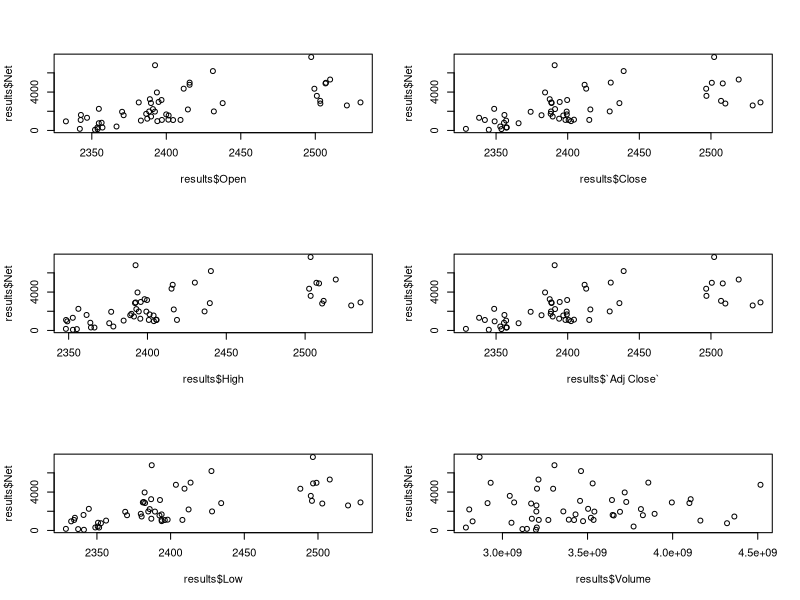
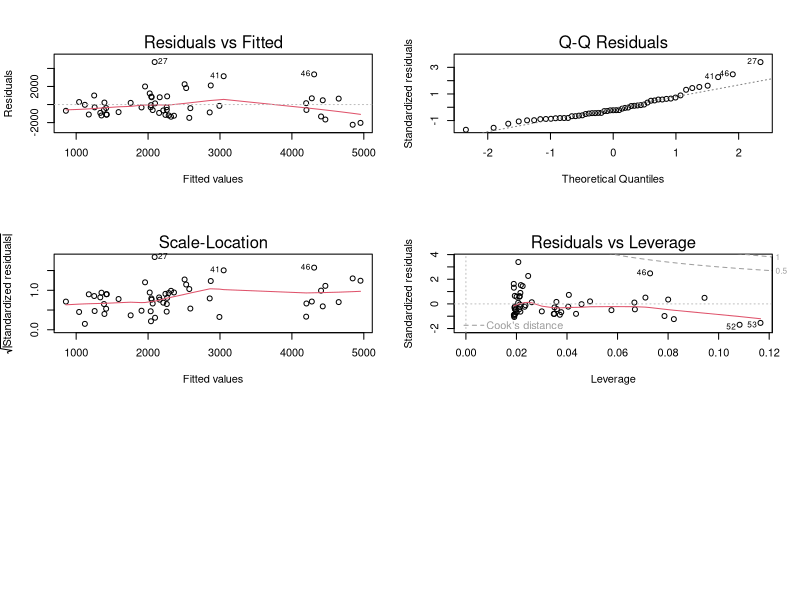
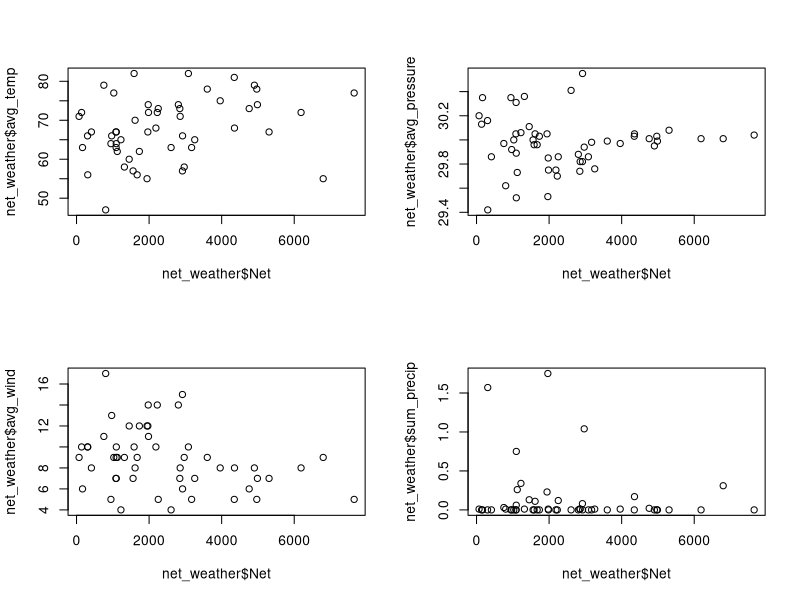
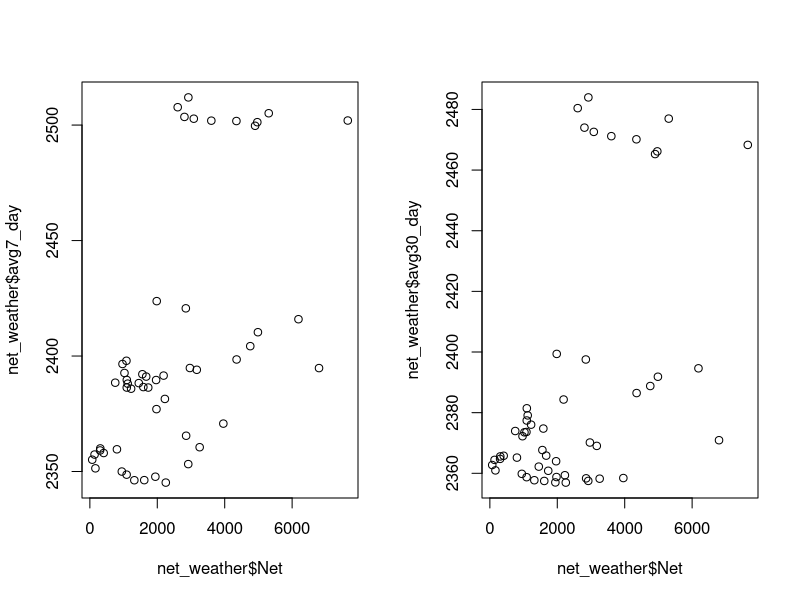
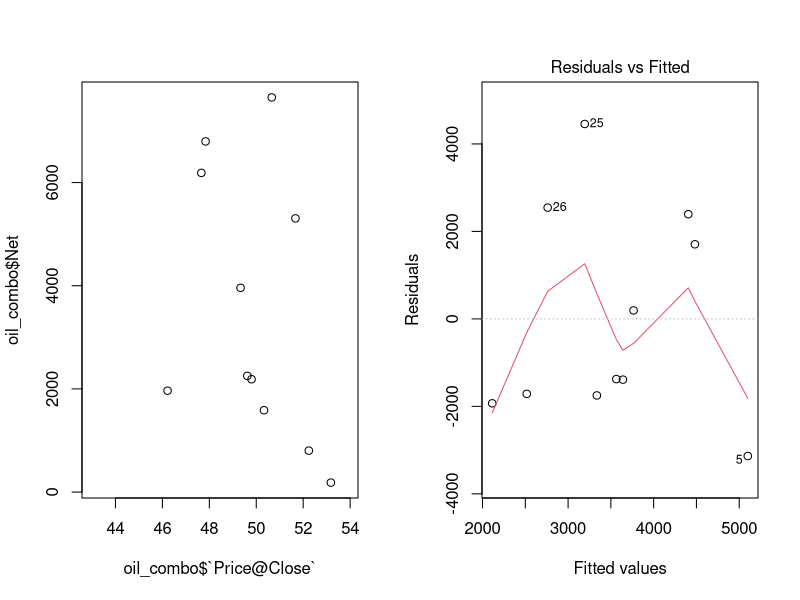
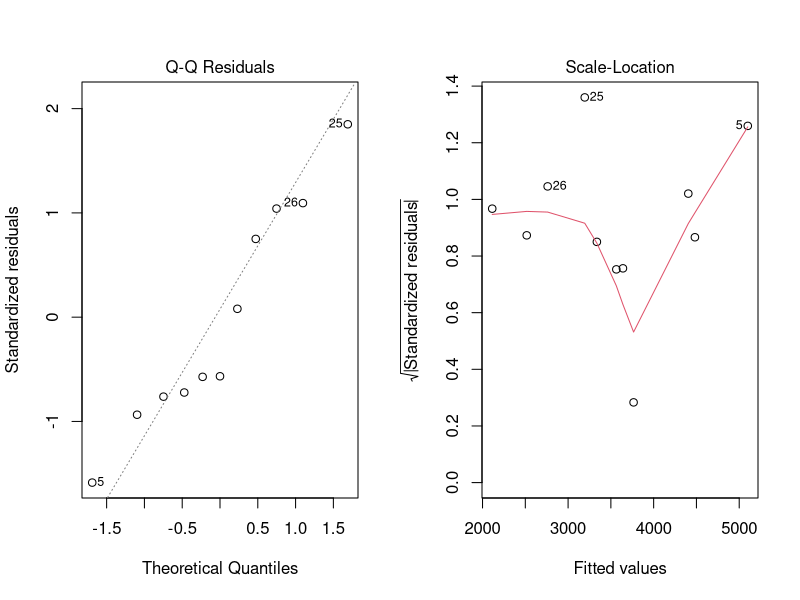
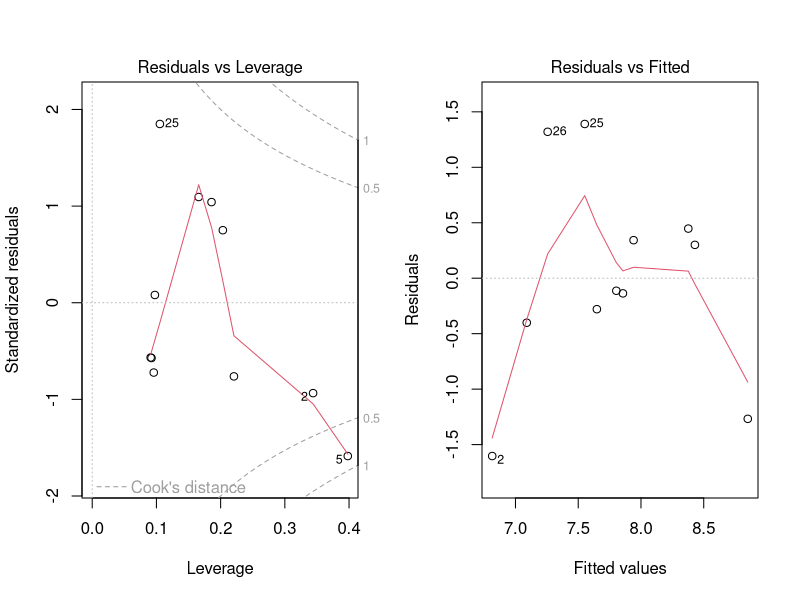
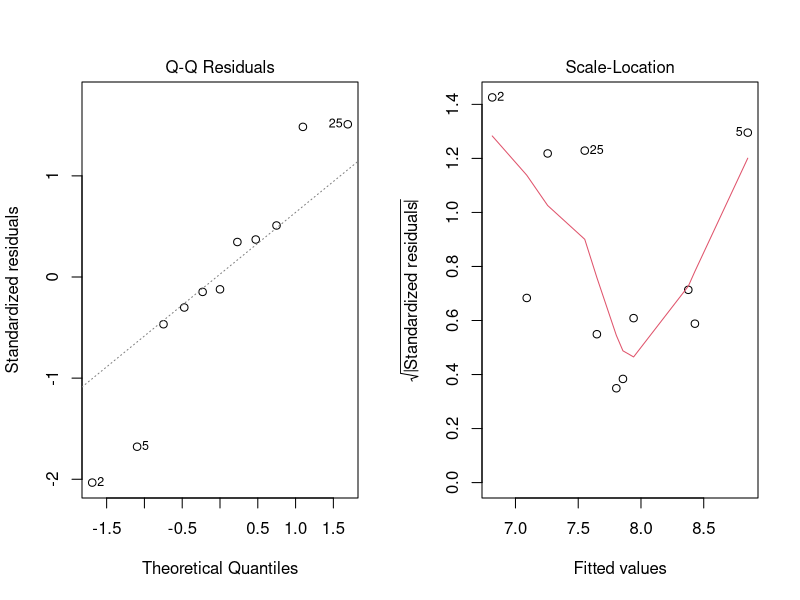

Write the R code that produced these figures, in order.
## ---- chunk 1
library('plyr')
library('bit64')
library('dplyr')
library('reshape2')
library('ggplot2')
library('data.table')
library('leaps')
library('minpack.lm')

setwd("C:/Users/Holex/Desktop/Stats_Project")

#Sidenote: I saved excel file as a txt before reading it as a table
flower_data <- read.table("flower_data.txt", header = TRUE)
flower_data_apr <- fread("april_june.csv", header = TRUE)


#line below ensures column is date and ordered
flower_data$Txn_Date <- as.Date(flower_data$Txn_Date, format = "%m/%d/%Y")
flower_data_apr$Day <- as.Date(flower_data_apr$Day, format = "%m/%d/%Y")


#Since there are multiple sales on a given day, I want to aggregate the sales based on the date
date_net <- aggregate(Net ~ Txn_Date, flower_data,sum)
colnames(flower_data_apr)[6] <- "Net"
date2_net <- aggregate(Net ~ Day, flower_data_apr,sum)

#renaming columns to make joining easier later
#colnames(date2_net)[2] <- "Net"
colnames(date2_net)[1] <- "Date"

#read in financial data
stock_info <- fread("stockdata.csv")

stock_info2 <- fread("april_june_finance.csv")
stock_info2$Date <- as.Date(stock_info2$Date, format = "%m/%d/%Y")
#change column name so i can do a join
colnames(date_net)[1] <- "Date"
combodata <- join(date_net,stock_info, type="right")
combodata2 <- join(date2_net, stock_info2, type = "right")
combodata2$Date <- as.character(combodata2$Date)
#combo3 <- merge(x = date2_net, y = stock_info2, by = "Date", all= TRUE) 

#bind 2 data frames (data from april-june and sep-oct)
results <- rbind(combodata2, combodata)


## ---- chunk 2
par(mfrow = c(3,2))
plot(results$Open, results$Net)
plot(results$Close, results$Net)
plot(results$High, results$Net)
plot(results$`Adj Close`, results$Net)
plot(results$Low, results$Net)
plot(results$Volume, results$Net)
## ---- chunk 3
l.model_close <- lm(results$Net ~ results$`Adj Close`)
summary(l.model_close)
#plots
plot(l.model_close)
## ---- chunk 4
net_weather <- fread("Enhanced_weather_movingavg.csv")

par(mfrow = c(2,2))
plot(net_weather$Net,net_weather$avg_temp)
plot(net_weather$Net,net_weather$avg_pressure)
plot(net_weather$Net,net_weather$avg_wind)
plot(net_weather$Net,net_weather$sum_precip)

## ---- chunk 5
attach(net_weather)

allpossreg <- regsubsets(Net ~ avg_temp + avg_pressure + avg_wind + 
    sum_precip, nbest = 6, data = net_weather)

aprout <- summary(allpossreg)

with(aprout, round(cbind(which, rsq, adjr2, cp, bic), 3))

#I will be adding few more plots

## ---- chunk 6
attach(net_weather)

par(mfrow = c(1,2))
plot(net_weather$Net,net_weather$avg7_day)
plot(net_weather$Net,net_weather$avg30_day)

allpossreg1 <- regsubsets(Net ~ avg7_day + avg30_day
, nbest = 6, data = net_weather)

aprout1 <- summary(allpossreg1)

with(aprout1, round(cbind(which, rsq, adjr2, cp, bic), 3))

#I will be adding few more plots

## ---- chunk 7
# SP500 DATA?
## ---- chunk 8
#read in oil price data
oil_info <- fread("oil_price.csv")
oil_info$Date <- as.Date(oil_info$Date, format = "%m/%d/%Y")

#change column name so i can do a join
date3_net <- merge(date_net, date2_net, all = TRUE)
oil_combo <- join(date3_net,oil_info, type="right")
oil_combo$Date <- as.character(oil_combo$Date)

## ---- chunk 9
plot(oil_combo$`Price@Close`,oil_combo$Net)
## ---- chunk 10
# oil_combo2 <- na.omit(oil_combo)
fit_oil1 <- lm(Net ~ `Price@Close`, data = oil_combo)
summary(fit_oil1)

fit_oil2 <- lm(log(Net) ~ `Price@Close`, data = oil_combo)
summary(fit_oil2)

#plots
plot(fit_oil1)
plot(fit_oil2)

## ---- chunk 11
#read in hershey data
hershey_info <- fread("hershey.csv")
hershey_info$Date <- as.Date(hershey_info$Date, format = "%m/%d/%Y")

#change column name so i can do a join
hershey_combo <- join(date3_net,hershey_info, type="left")
hershey_combo$Date <- as.character(hershey_combo$Date)
## ---- chunk 12
par(mfrow = c(3,2))
plot(hershey_combo$open, hershey_combo$Net)
plot(hershey_combo$close, hershey_combo$Net)
plot(hershey_combo$high, hershey_combo$Net)
plot(hershey_combo$low, hershey_combo$Net)
plot(hershey_combo$volume, hershey_combo$Net)
## ---- chunk 13
fit_hershey <- lm(hershey_combo$Net ~ hershey_combo$open)
summary(fit_hershey)
#plots
plot(fit_hershey)
